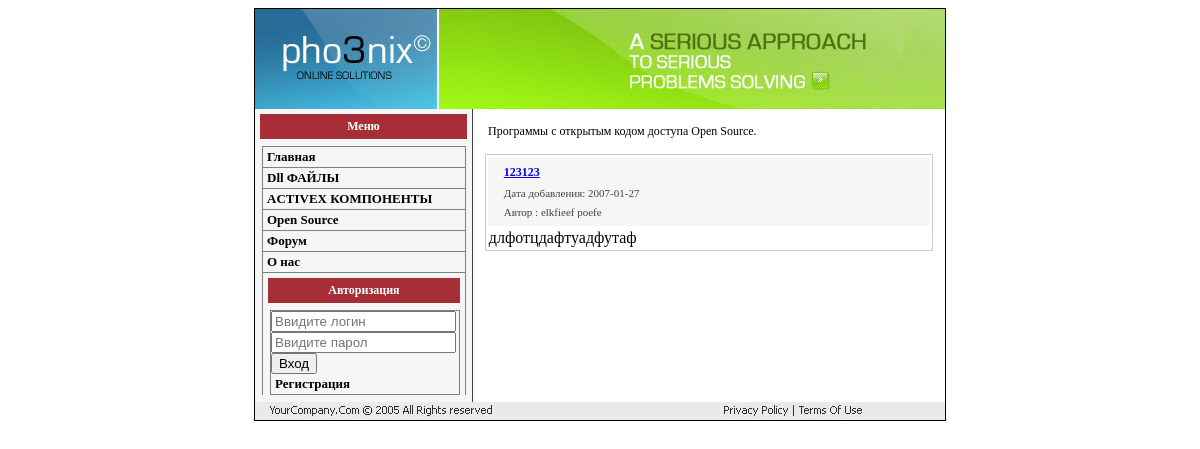
The app's page /open_source.php with its own data.
### tables this page shows
CREATE TABLE `settings` (
  `id` int(2) NOT NULL AUTO_INCREMENT,
  `page` varchar(255) NOT NULL DEFAULT '',
  `title` varchar(255) NOT NULL DEFAULT '',
  `meta_d` varchar(255) NOT NULL DEFAULT '',
  `meta_k` varchar(255) NOT NULL DEFAULT '',
  `text` text NOT NULL,
  PRIMARY KEY (`id`)
);

CREATE TABLE `open_source` (
  `id` int(5) NOT NULL AUTO_INCREMENT,
  `title` varchar(255) NOT NULL,
  `meta_d` varchar(255) NOT NULL,
  `meta_k` varchar(255) NOT NULL,
  `date` date NOT NULL,
  `description` text NOT NULL,
  `text` text NOT NULL,
  `author` varchar(255) NOT NULL,
  PRIMARY KEY (`id`)
);

### open_source.php (the view, shortened to what this page needs)
<?php
include ("blocks/bd.php");
$result = mysql_query("SELECT title,meta_d,meta_k,text FROM settings WHERE page='open_source'",$db);
$myrow = mysql_fetch_array($result);
?>
<!DOCTYPE HTML PUBLIC "-//W3C//DTD HTML 4.01 Transitional//EN" "http://www.w3.org/TR/html4/loose.dtd">
<html>
<head>
<link href="style.css" rel="stylesheet" type="text/css">
</head>
<body>
<table width="690" border="0" align="center" cellpadding="0" cellspacing="0" bgcolor="#FFFFFF" class="main_border">
<?php include("blocks/header.php");   ?>
  <tr>
    <td><table width="690" border="0" cellspacing="0" cellpadding="0">
      <tr>
<?php include ("blocks/lefttd.php");  ?>
        <td valign="top">
        <?php echo $myrow['text']; ?>
        <?php
$result = mysql_query ("SELECT id,title,description,author,date FROM open_source",$db);
$myrow = mysql_fetch_array ($result);
do {
printf ("<table align='center' class='lesson'>
     <tr>
         <td class='lesson_title'>
     <p class='lesson_name'><a href='view_open_source.php?id=%s'>%s</a></p>
     <p class='lesson_adds'>Дата добавления: %s</p>
     <p class='lesson_adds'>Автор : %s</p></td>
         </tr>
     <tr>
         <td>%s</td>
         </tr>
     </table><br><br>", $myrow["id"], $myrow["title"],$myrow["date"],$myrow["author"],$myrow["description"]);
}
while ($myrow = mysql_fetch_array ($result));
?>
          </td>
      </tr>
    </table></td>
  </tr>
<?php  include ("blocks/footer.php");        ?>
</table>
</body>
</html>

### style.css (style rules this page uses)
.main_border { border:1px solid #000000; }
p { font-family:Verdana; font-size:12px; margin:15px; }
.lesson { border:1px solid #cccccc; width:95%; }
.lesson_title { background-color:#f6f6f6; }
.lesson_name { font-weight:bold; margin-top:7px; margin-bottom:7px; }
.lesson_adds { font-size:11px; margin-top:7px; margin-bottom:7px; color:#424242; }

### records on screen
settings: text "Программы с открытым кодом доступа Open Source."
open_source: title "123123", date "2007-01-27", author "elkfieef poefe", description "длфотцдафтуадфутаф"
